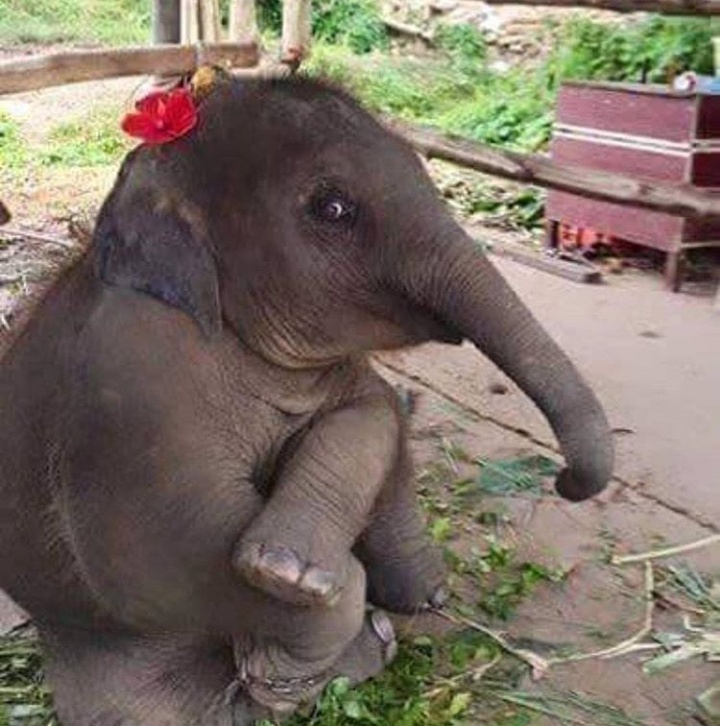
//> input picture Dataset/image-01.jpg, 720 x 726 px
$ ./05-LinearBlending   (built with g++ and OpenCV 4)
//> lines starting //> are read from the running program, lines starting //| are printed output that depends on the picture
/*!
 * @brief Blending two images like a slide show effect.
 * @author Sagar Sutar
 * @link https://docs.opencv.org/3.4/d5/dc4/tutorial_adding_images.html
 */

#include <opencv2/imgcodecs.hpp>
#include <opencv2/highgui.hpp>
#include <opencv2/imgproc.hpp>
#include <iostream>

using std::cout;
using std::endl;

int main()
{
    std::string img0Path("../Dataset/image-01.jpg");
    std::string img1Path("../Dataset/image-02.jpg");

    cv::Mat img0, img1, result;
    double alpha = 0.3, beta; // Make sure alpha is between 0-1

    img0 = cv::imread(img0Path); // DType of each pixel is 8uchar
//> img0 is the input picture: 726 rows x 720 cols, CV_8UC3; mean B, G, R 101, 111.9, 123.8
    img1 = cv::imread(img1Path);
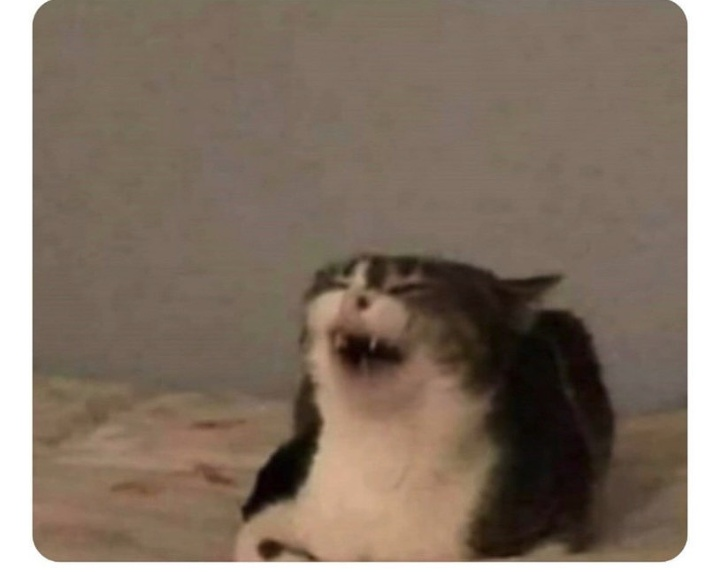
//> input picture Dataset/image-02.jpg, 720 x 572 px
//> img1 is the input picture: 572 rows x 720 cols, CV_8UC3; mean B, G, R 102.1, 115.8, 131.2

    cv::resize(img1, img1, img0.size(), 0, 0, cv::InterpolationFlags::INTER_AREA); // Resizing based on 1st image.
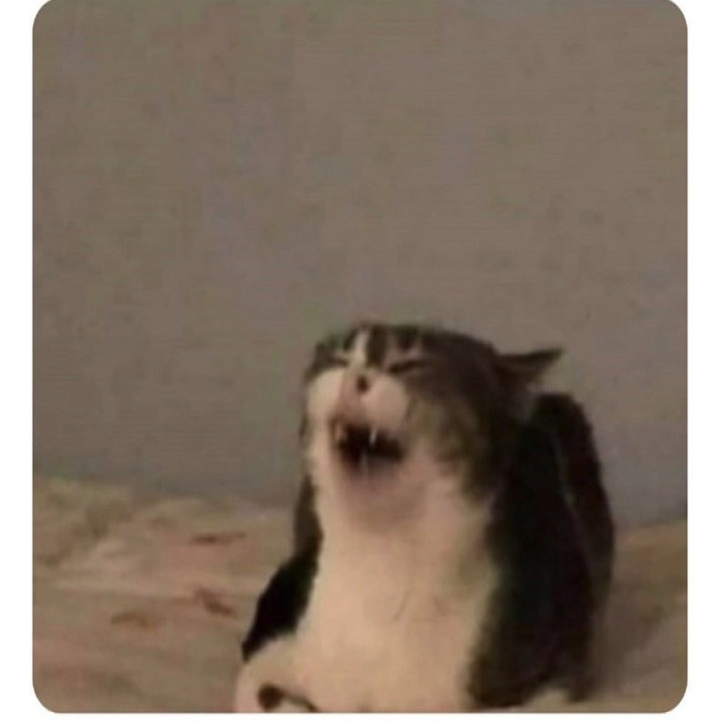
//> img1: 726 rows x 720 cols, CV_8UC3; mean B, G, R 102, 115.8, 131.2

    if (img0.empty() || img1.empty())
    {
        cout << "Invalid image. Try different one." << endl;
        return -1;
    }

    beta = (1.0 - alpha);
    cv::addWeighted(img0, alpha, img1, beta, 0.0, result);
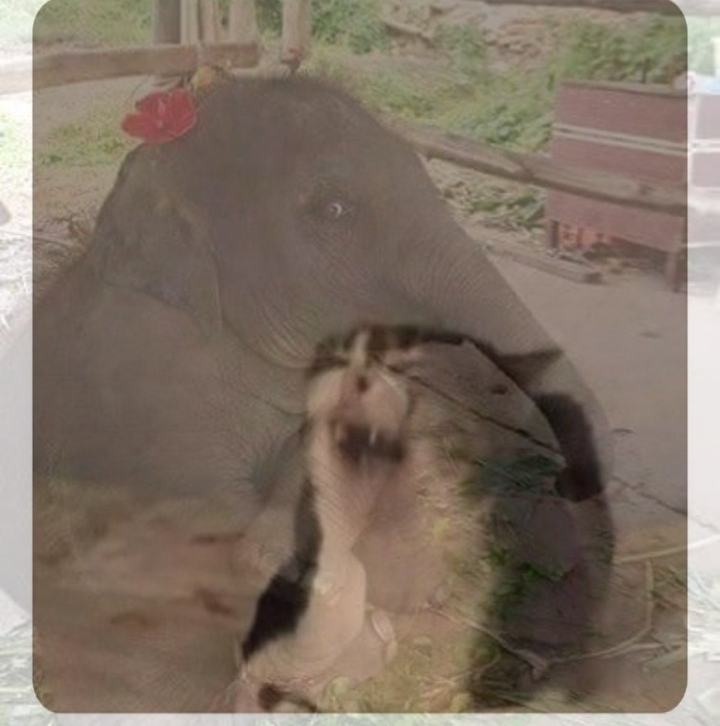
//> result: 726 rows x 720 cols, CV_8UC3; mean B, G, R 101.7, 114.6, 129

    cv::imshow("Blended image", result);
    cv::waitKey();

    return 0;
}
